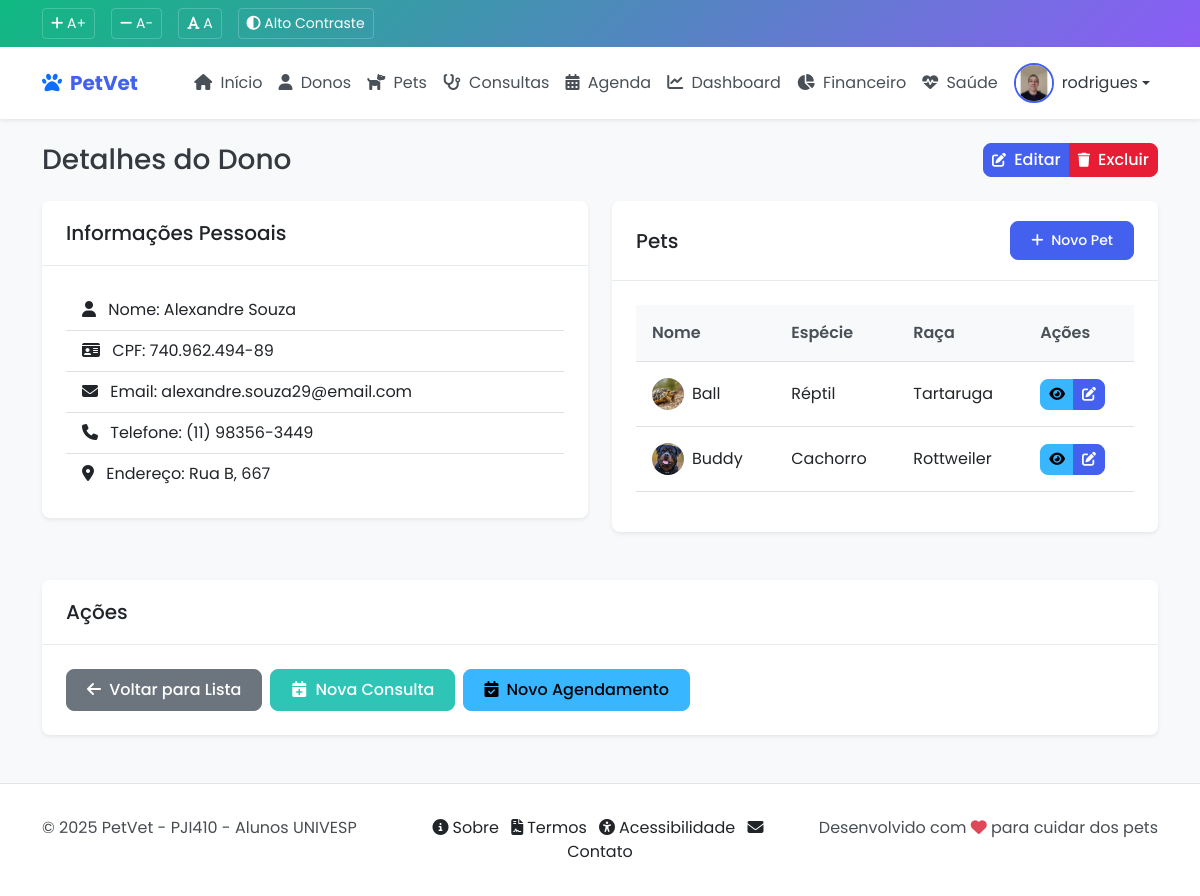
Page /core/donos/41/ (signed in) on the committed database.
### core/models.py (models this page shows, shortened)
class Profile(models.Model):
    user = models.OneToOneField(User, on_delete=models.CASCADE, related_name='profile')
    avatar = models.ImageField(upload_to='avatars/', null=True, blank=True)
    bio = models.TextField(max_length=500, blank=True)
    telefone = models.CharField(max_length=15, blank=True)

class Dono(models.Model):
    nome = models.CharField(max_length=100)
    cpf = models.CharField(max_length=14, unique=True)
    telefone = models.CharField(max_length=15)
    email = models.EmailField(unique=True)
    endereco = models.TextField()
    data_cadastro = models.DateTimeField(auto_now_add=True)
    class Meta:
        verbose_name = 'Dono'
        verbose_name_plural = 'Donos'
        ordering = ['nome']

class Pet(models.Model):
    ESPECIES = (
        ('CACHORRO', 'Cachorro'),
        ('GATO', 'Gato'),
        ('AVE', 'Ave'),
        ('ROEDOR', 'Roedor'),
        ('REPTIL', 'Réptil'),
        ('OUTRO', 'Outro'),
    )
    SEXO = (
        ('M', 'Macho'),
        ('F', 'Fêmea'),
    )
    nome = models.CharField(max_length=100)
    dono = models.ForeignKey(Dono, on_delete=models.CASCADE, related_name='pets')
    especie = models.CharField(max_length=20, choices=ESPECIES)
    raca = models.CharField(max_length=50, blank=True)
    sexo = models.CharField(max_length=1, choices=SEXO)
    data_nascimento = models.DateField(null=True, blank=True)
    peso = models.DecimalField(max_digits=5, decimal_places=2, null=True, blank=True)
    foto = models.ImageField(upload_to='pets_fotos/', null=True, blank=True)
    observacoes = models.TextField(blank=True)
    data_cadastro = models.DateTimeField(auto_now_add=True)
    updated_at = models.DateTimeField(auto_now=True)
    class Meta:
        verbose_name = 'Pet'
        verbose_name_plural = 'Pets'
        ordering = ['nome']

### core/views.py (the view)
# urls.py: path('donos/<int:pk>/', views.dono_detail, name='dono_detail'),
@login_required
def dono_detail(request, pk):
    dono = get_object_or_404(Dono, pk=pk)
    pets = Pet.objects.filter(dono=dono).order_by('nome')
    context = {
        'dono': dono,
        'pets': pets,
    }
    return render(request, 'core/dono/detail.html', context)

### templates/core/dono/detail.html (shortened to what this page needs)
{% extends 'base.html' %}
{% load static %}
{% block content %}
<div class="container">
    <div class="d-flex justify-content-between align-items-center mb-4">
        <h1 class="h3 mb-0">Detalhes do Dono</h1>
        <div class="btn-group">
            <a href="{% url 'core:dono_update' dono.pk %}" class="btn btn-primary">
                <i class="fas fa-edit me-1"></i> Editar
            </a>
            <a href="{% url 'core:dono_delete' dono.pk %}" class="btn btn-danger">
                <i class="fas fa-trash me-1"></i> Excluir
            </a>
        </div>
    </div>
    <div class="row">
        <div class="col-md-6 mb-4">
            <div class="card">
                <div class="card-header">
                    <h5 class="mb-0">Informações Pessoais</h5>
                </div>
                <div class="card-body">
                    <ul class="list-group list-group-flush">
                        <li class="list-group-item">
                            <i class="fas fa-user me-2"></i> Nome: {{ dono.nome }}
                        </li>
                        <li class="list-group-item">
                            <i class="fas fa-id-card me-2"></i> CPF: {{ dono.cpf }}
                        </li>
                        <li class="list-group-item">
                            <i class="fas fa-envelope me-2"></i> Email: {{ dono.email }}
                        </li>
                        <li class="list-group-item">
                            <i class="fas fa-phone me-2"></i> Telefone: {{ dono.telefone }}
                        </li>
                        <li class="list-group-item">
                            <i class="fas fa-map-marker-alt me-2"></i> Endereço: {{ dono.endereco }}
                        </li>
                    </ul>
                </div>
            </div>
        </div>
        <div class="col-md-6 mb-4">
            <div class="card">
                <div class="card-header d-flex justify-content-between align-items-center">
                    <h5 class="mb-0">Pets</h5>
                    <a href="{% url 'core:pet_create' %}?dono={{ dono.pk }}" class="btn btn-sm btn-primary">
                        <i class="fas fa-plus me-1"></i> Novo Pet
                    </a>
                </div>
                <div class="card-body">
                    {% if dono.pets.all %}
                    <div class="table-responsive">
                        <table class="table table-hover">
                            <thead>
                                <tr>
                                    <th>Nome</th>
                                    <th>Espécie</th>
                                    <th>Raça</th>
                                    <th>Ações</th>
                                </tr>
                            </thead>
                            <tbody>
                                {% for pet in dono.pets.all %}
                                <tr>
                                    <td>
                                        <div class="d-flex align-items-center">
                                            {% if pet.foto %}
                                            <img src="{{ pet.foto.url }}" alt="{{ pet.nome }}" class="rounded-circle me-2" style="width: 32px; height: 32px; object-fit: cover;">
                                            {% else %}
                                            <div class="rounded-circle bg-light d-flex align-items-center justify-content-center me-2" style="width: 32px; height: 32px;">
                                                <i class="fas fa-paw text-muted"></i>
                                            </div>
                                            {% endif %}
                                            {{ pet.nome }}
                                        </div>
                                    </td>
                                    <td>{{ pet.get_especie_display }}</td>
                                    <td>{{ pet.raca }}</td>
                                    <td>
                                        <div class="btn-group">
                                            <a href="{% url 'core:pet_detail' pet.pk %}" class="btn btn-sm btn-info" title="Detalhes">
                                                <i class="fas fa-eye"></i>
                                            </a>
                                            <a href="{% url 'core:pet_update' pet.pk %}" class="btn btn-sm btn-primary" title="Editar">
                                                <i class="fas fa-edit"></i>
                                            </a>
                                        </div>
                                    </td>
                                </tr>
                                {% endfor %}
                            </tbody>
                        </table>
                    </div>
                    {% endif %}
                </div>
            </div>
        </div>
    </div>
    <div class="card">
        <div class="card-header">
            <h5 class="mb-0">Ações</h5>
        </div>
        <div class="card-body">
            <div class="d-flex gap-2">
                <a href="{% url 'core:dono_list' %}" class="btn btn-secondary">
                    <i class="fas fa-arrow-left me-1"></i> Voltar para Lista
                </a>
                <a href="{% url 'core:consulta_create' %}?dono={{ dono.pk }}" class="btn btn-success">
                    <i class="fas fa-calendar-plus me-1"></i> Nova Consulta
                </a>
                <a href="{% url 'core:agenda_create' %}?dono={{ dono.pk }}" class="btn btn-info">
                    <i class="fas fa-calendar-check me-1"></i> Novo Agendamento
                </a>
            </div>
        </div>
    </div>
</div>
{% endblock %}

### templates/base.html (shortened to what this page needs)
{% load static %}
<!DOCTYPE html>
<html lang="pt-br">
<head>
    <link href="https://cdn.jsdelivr.net/npm/bootstrap@5.3.0/dist/css/bootstrap.min.css" rel="stylesheet">
    <link rel="stylesheet" href="https://cdnjs.cloudflare.com/ajax/libs/font-awesome/6.4.0/css/all.min.css">
    <link href="https://cdn.jsdelivr.net/npm/fullcalendar@5.11.3/main.min.css" rel="stylesheet">
    <link href="{% static 'css/style.css' %}" rel="stylesheet">
    <link href="{% static 'css/accessibility.css' %}" rel="stylesheet">
</head>
<body>
    <div class="accessibility-bar">
        <div class="container">
            <div class="d-flex justify-content-between align-items-center">
                <div class="accessibility-controls">
                    <button id="increaseFont" aria-label="Aumentar tamanho da fonte">
                        <i class="fas fa-plus"></i> A+
                    </button>
                    <button id="decreaseFont" aria-label="Diminuir tamanho da fonte">
                        <i class="fas fa-minus"></i> A-
                    </button>
                    <button id="normalFont" aria-label="Tamanho normal da fonte">
                        <i class="fas fa-font"></i> A
                    </button>
                    <button id="highContrast" aria-label="Ativar alto contraste">
                        <i class="fas fa-adjust"></i> Alto Contraste
                    </button>
                </div>
            </div>
        </div>
    </div>
    <nav class="navbar navbar-expand-lg sticky-top" aria-label="Navegação principal">
        <div class="container">
            <a class="navbar-brand d-flex align-items-center" href="{% url 'core:index' %}">
                <i class="fas fa-paw me-2 text-primary" aria-hidden="true"></i>
                <span>PetVet</span>
            </a>
            <div class="collapse navbar-collapse" id="navbarNav">
                <ul class="navbar-nav ms-auto">
                    <li class="nav-item">
                        <a class="nav-link {% if request.resolver_match.url_name == 'index' %}active{% endif %}" href="{% url 'core:index' %}">
                            <i class="fas fa-home me-1" aria-hidden="true"></i> Início
                        </a>
                    </li>
                    {% if user.is_authenticated %}
                    <li class="nav-item">
                        <a class="nav-link {% if request.resolver_match.url_name == 'dono_list' %}active{% endif %}" href="{% url 'core:dono_list' %}">
                            <i class="fas fa-user me-1" aria-hidden="true"></i> Donos
                        </a>
                    </li>
                    <li class="nav-item">
                        <a class="nav-link {% if request.resolver_match.url_name == 'pet_list' %}active{% endif %}" href="{% url 'core:pet_list' %}">
                            <i class="fas fa-dog me-1" aria-hidden="true"></i> Pets
                        </a>
                    </li>
                    <li class="nav-item">
                        <a class="nav-link {% if request.resolver_match.url_name == 'consulta_list' %}active{% endif %}" href="{% url 'core:consulta_list' %}">
                            <i class="fas fa-stethoscope me-1" aria-hidden="true"></i> Consultas
                        </a>
                    </li>
                    <li class="nav-item">
                        <a class="nav-link {% if request.resolver_match.url_name == 'agenda_list' %}active{% endif %}" href="{% url 'core:agenda_list' %}">
                            <i class="fas fa-calendar-alt me-1" aria-hidden="true"></i> Agenda
                        </a>
                    </li>
                    <li class="nav-item">
                        <a class="nav-link {% if request.resolver_match.url_name == 'dashboard_veterinario' %}active{% endif %}" href="{% url 'core:dashboard_veterinario' %}">
                            <i class="fas fa-chart-line me-1" aria-hidden="true"></i> Dashboard
                        </a>
                    </li>
                    <li class="nav-item">
                        <a class="nav-link {% if request.resolver_match.url_name == 'dashboard_financeiro' %}active{% endif %}" href="{% url 'core:dashboard_financeiro' %}">
                            <i class="fas fa-chart-pie me-1" aria-hidden="true"></i> Financeiro
                        </a>
                    </li>
                    <li class="nav-item">
                        <a class="nav-link {% if request.resolver_match.url_name == 'dashboard_saude' %}active{% endif %}" href="{% url 'core:dashboard_saude' %}">
                            <i class="fas fa-heartbeat me-1" aria-hidden="true"></i> Saúde
                        </a>
                    </li>
                    {% endif %}
                </ul>
                {% if user.is_authenticated %}
                <div class="d-flex align-items-center">
                    <div class="user-profile">
                        <div class="dropdown">
                            <a href="#" class="d-flex align-items-center text-decoration-none dropdown-toggle" id="userDropdown" data-bs-toggle="dropdown" aria-expanded="false">
                                {% if user.profile.avatar %}
                                    <img src="{{ user.profile.avatar.url }}" alt="{{ user.username }}" class="user-avatar">
                                {% else %}
                                    <div class="user-avatar-placeholder">
                                        <i class="fas fa-user"></i>
                                    </div>
                                {% endif %}
                                <span class="ms-2">{{ user.username }}</span>
                            </a>
                        </div>
                    </div>
                </div>
                {% endif %}
            </div>
        </div>
    </nav>
    <main id="main-content" class="py-4">
        {% block content %}{% endblock %}
    </main>
    <footer>
        <div class="container">
            <div class="row">
                <div class="col-md-4">
                    <p class="mb-0">&copy; 2025 PetVet - PJI410 - Alunos UNIVESP</p>
                </div>
                <div class="col-md-4 text-center">
                    <a href="{% url 'core:about' %}" class="text-decoration-none text-dark me-2">
                        <i class="fas fa-info-circle me-1"></i>Sobre
                    </a>
                    <a href="{% url 'core:terms' %}" class="text-decoration-none text-dark me-2">
                        <i class="fas fa-file-contract me-1"></i>Termos
                    </a>
                    <a href="{% url 'core:accessibility' %}" class="text-decoration-none text-dark me-2">
                        <i class="fas fa-universal-access me-1"></i>Acessibilidade
                    </a>
                    <a href="{% url 'core:contact' %}" class="text-decoration-none text-dark">
                        <i class="fas fa-envelope me-1"></i>Contato
                    </a>
                </div>
                <div class="col-md-4 text-md-end">
                    <p class="mb-0">
  Desenvolvido com <span class="pulse-flip-container"><i class="fas fa-heart text-danger pulse-flip" aria-hidden="true"></i></span> para cuidar dos pets
</p>
                </div>
            </div>
        </div>
    </footer>
</body>
</html>

### rows in the picture
Dono: nome "Alexandre Souza", cpf "740.962.494-89", email "alexandre.souza29@email.com", telefone "(11) 98356-3449", endereco "Rua B, 667"
Pet: foto (picture), nome "Ball", especie "Réptil", raca "Tartaruga"
Pet: foto (picture), nome "Buddy", especie "Cachorro", raca "Rottweiler"

### other values in the picture
{{ user.username }} "rodrigues"
